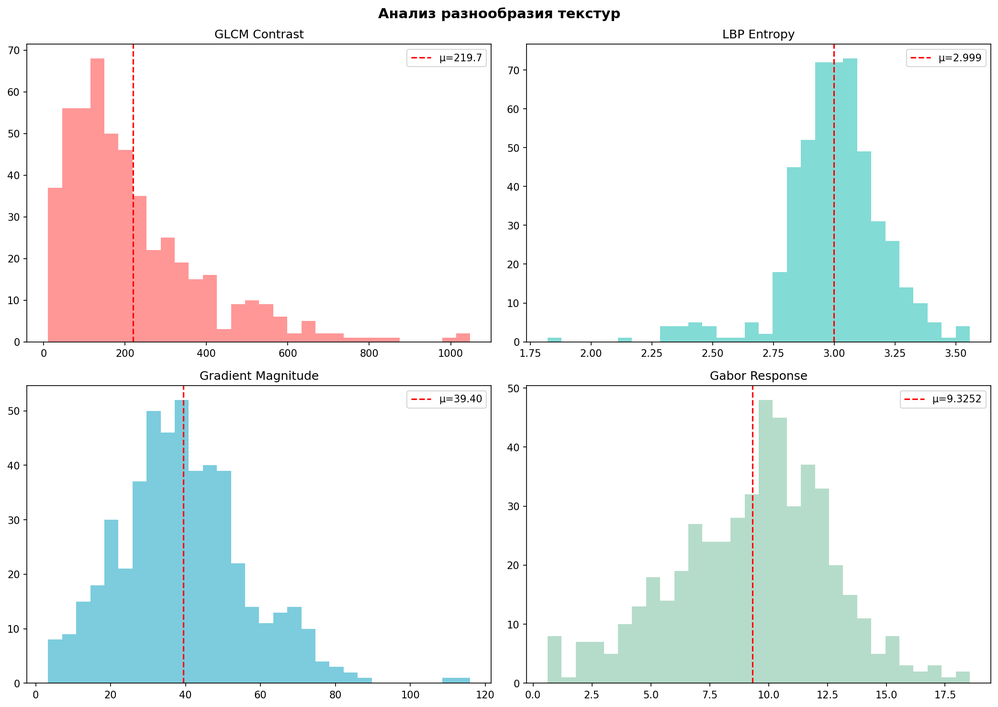
#> input picture analysis/original/reports/02_texture_diversity.png, 998 x 707 px, shrunk from 2085 x 1476 before the run
$ python -i image_utils.py   (imports and definitions only)   (older library calls are emulated)
#> lines starting #> are read from the running program, lines starting #| are printed output that depends on the picture
"""Загрузка и базовые операции с изображениями."""
import cv2
import numpy as np
from pathlib import Path
from typing import List, Tuple, Optional
import logging

logger = logging.getLogger(__name__)


def load_image(path: Path) -> Optional[np.ndarray]:
    """Загрузка изображения RGB."""
    img = cv2.imread(str(path))
    if img is None:
        logger.warning(f"Не удалось загрузить: {path}")
        return None
    return cv2.cvtColor(img, cv2.COLOR_BGR2RGB)


def load_images_batch(paths: List[Path], max_images: Optional[int] = None) -> List[np.ndarray]:
    """Пакетная загрузка изображений."""
    from tqdm import tqdm

    if max_images and max_images < len(paths):
        import random
        paths = random.sample(paths, max_images)

    images = []
    for p in tqdm(paths, desc="Загрузка"):
        img = load_image(p)
        if img is not None:
            images.append(img)

    logger.info(f"Загружено {len(images)} изображений")
    return images


def compute_basic_stats(img: np.ndarray) -> dict:
    """Базовая статистика изображения: среднее, std, min, max по каналам."""
    return {
        'mean': img.mean(axis=(0, 1)),
        'std': img.std(axis=(0, 1)),
        'min': img.min(axis=(0, 1)),
        'max': img.max(axis=(0, 1)),
        'shape': img.shape
    }


def compute_gradient_magnitude(img: np.ndarray) -> np.ndarray:
    """Вычисление магнитуды градиента (Sobel)."""
    gray = cv2.cvtColor(img, cv2.COLOR_RGB2GRAY)
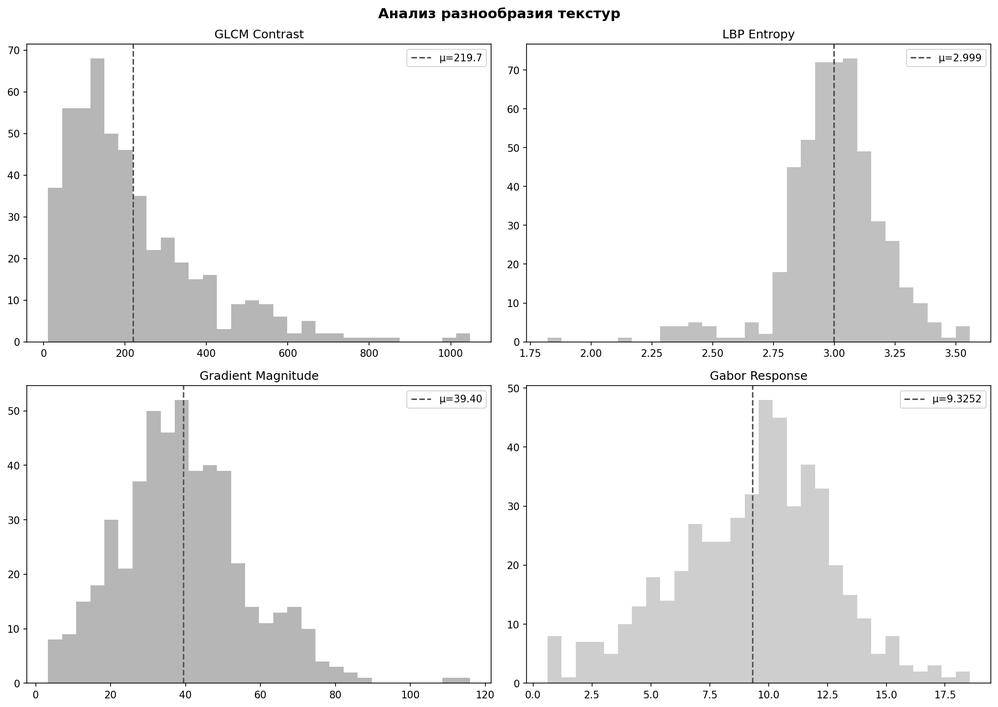
#> gray: shape (707, 998); min 0, max 255, mean 238.7
    gx = cv2.Sobel(gray, cv2.CV_64F, 1, 0, ksize=3)
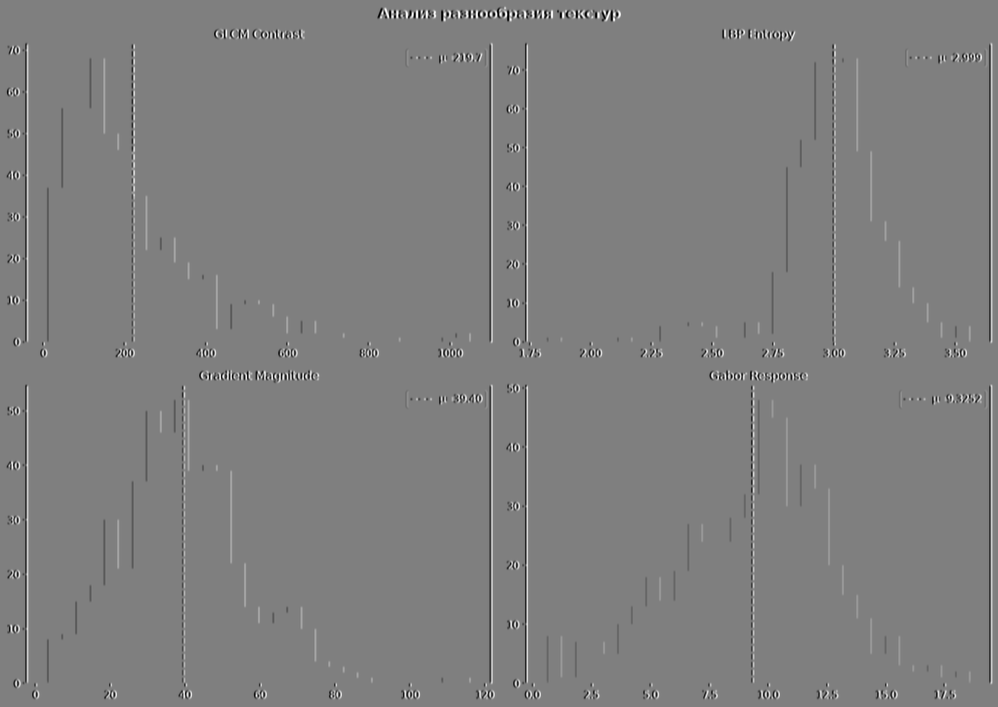
#> gx: shape (707, 998) float64; min -1020, max 1020, mean 0; drawn with min black and max white
    gy = cv2.Sobel(gray, cv2.CV_64F, 0, 1, ksize=3)
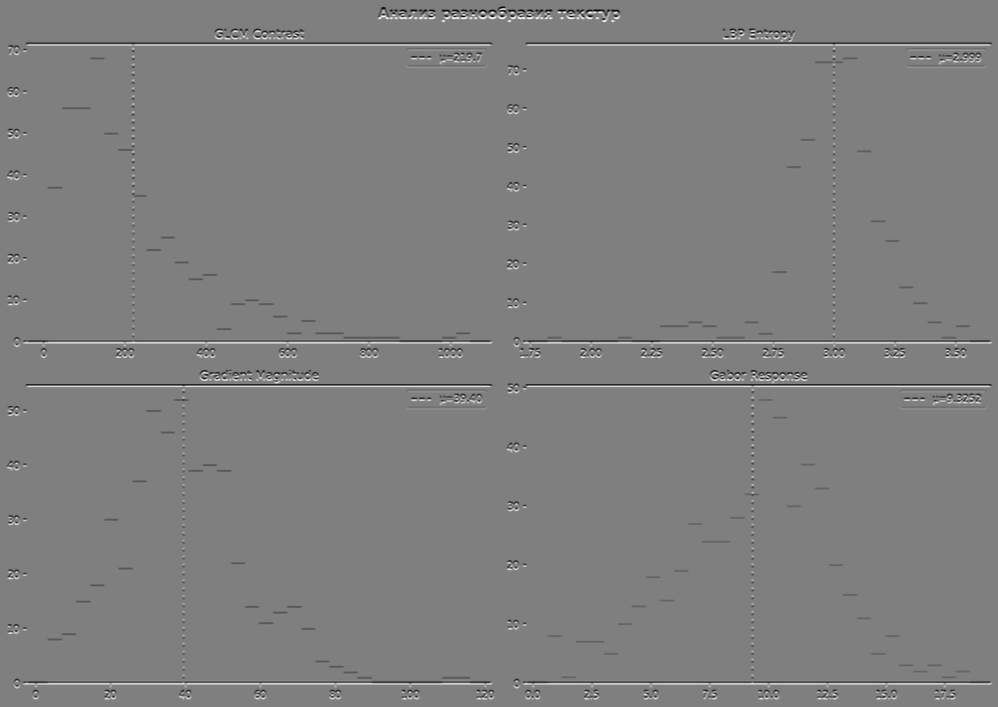
#> gy: shape (707, 998) float64; min -1020, max 1020, mean 0; drawn with min black and max white
    return np.sqrt(gx**2 + gy**2)
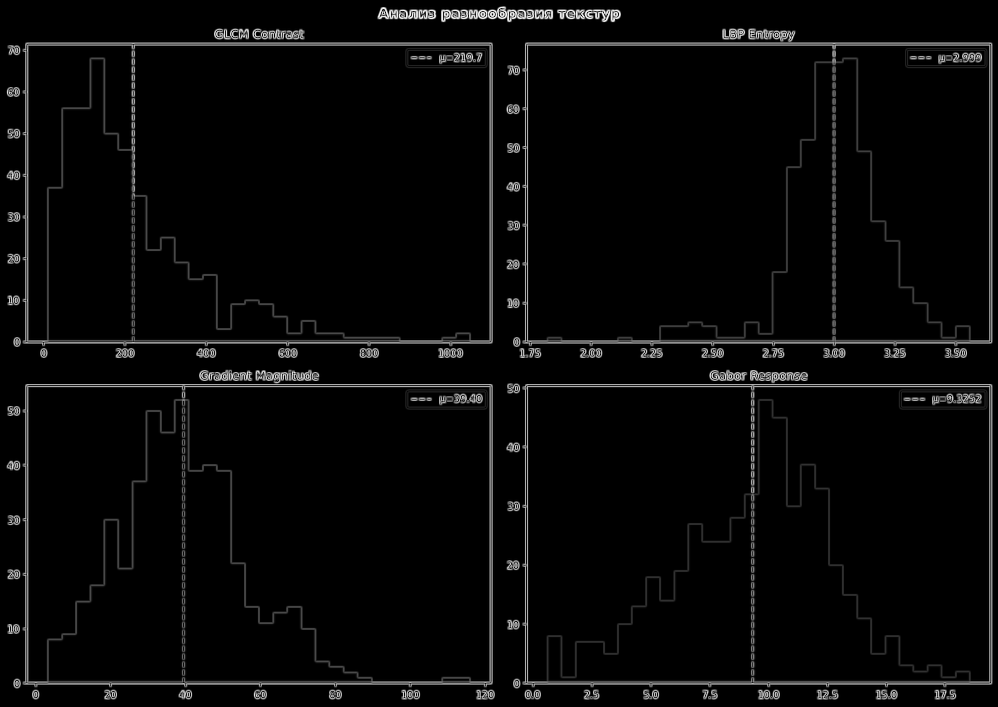
#> returned value: shape (707, 998) float64; min 0, max 1078.3, mean 33.2; drawn with min black and max white

>>> import cv2
>>> picture = cv2.cvtColor(cv2.imread('../reports/02_texture_diversity.png'), cv2.COLOR_BGR2RGB)
>>> result = compute_gradient_magnitude(picture)

$ run again, on analysis/original/reports/03_color_diversity.png
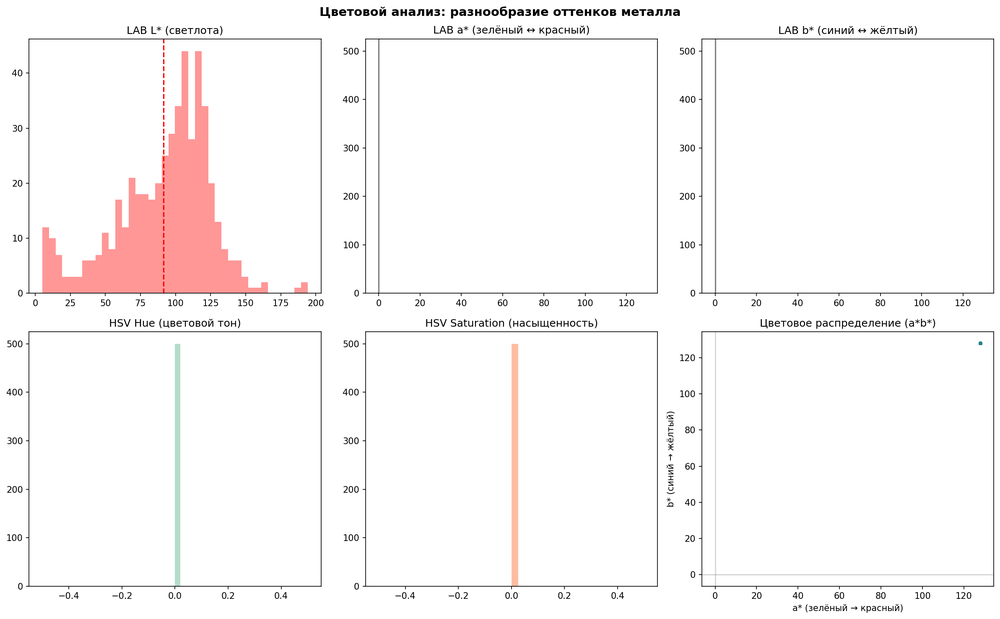
#> input picture analysis/original/reports/03_color_diversity.png, 1000 x 619 px, shrunk from 2385 x 1476 before the run
#> in compute_gradient_magnitude, `gy = cv2.Sobel(gray, cv2.CV_64F, 0, 1, ksize=3)`:
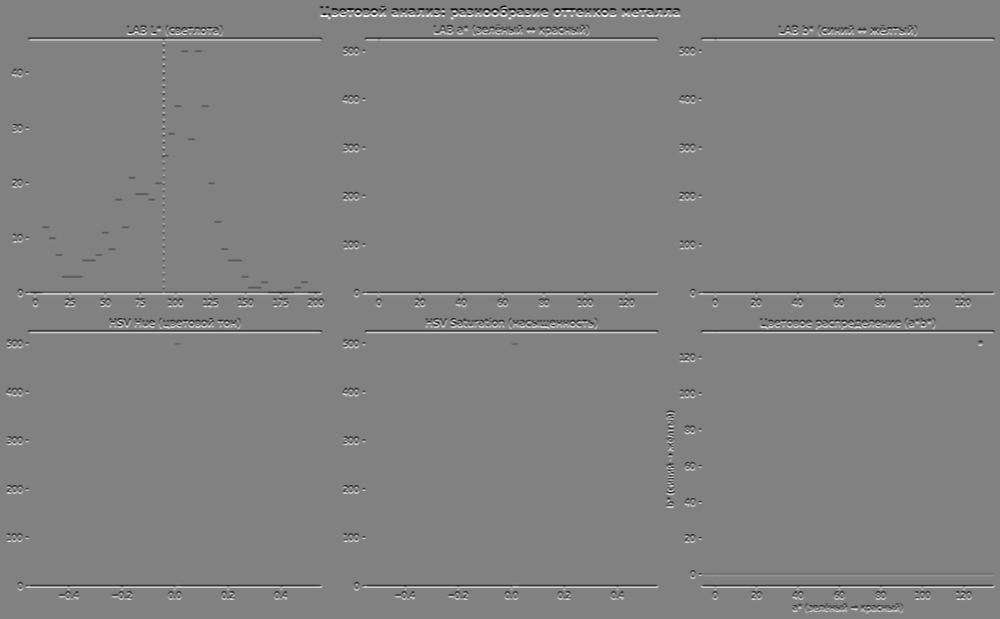
#> gy: shape (619, 1000) float64; min -1017, max 980, mean 0; drawn with min black and max white
#> in compute_gradient_magnitude, `return np.sqrt(gx**2 + gy**2)`:
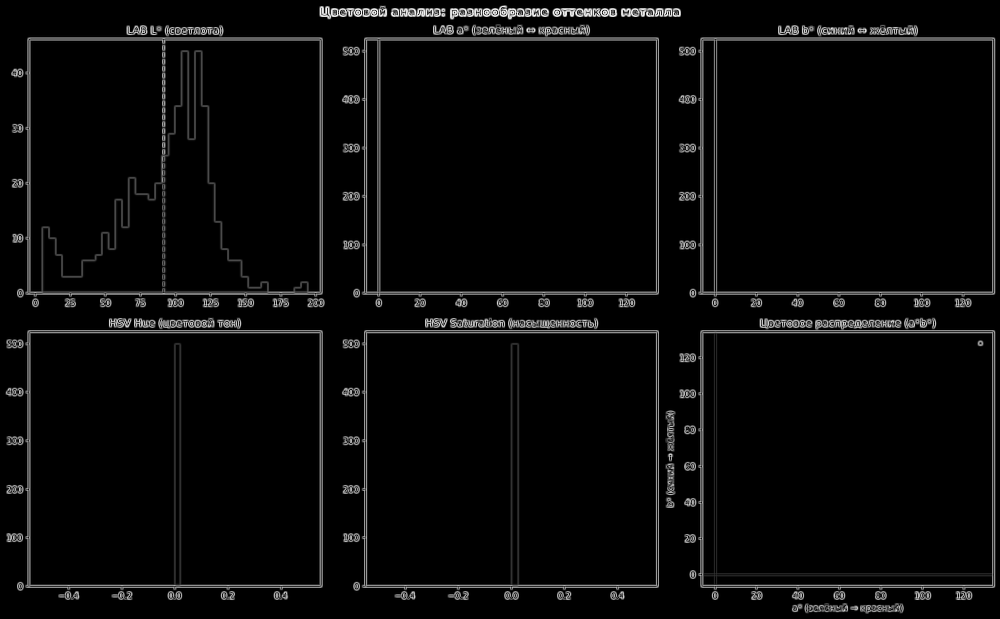
#> returned value: shape (619, 1000) float64; min 0, max 1069, mean 37.1; drawn with min black and max white

$ run again, on analysis/original/reports/04_brightness_analysis.png
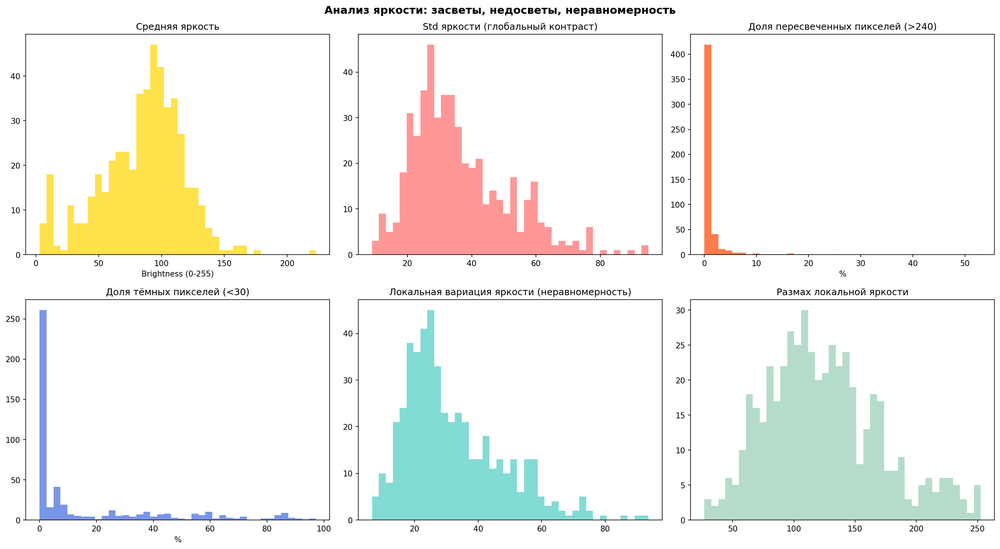
#> input picture analysis/original/reports/04_brightness_analysis.png, 1000 x 549 px, shrunk from 2685 x 1475 before the run
#> in compute_gradient_magnitude, `gy = cv2.Sobel(gray, cv2.CV_64F, 0, 1, ksize=3)`:
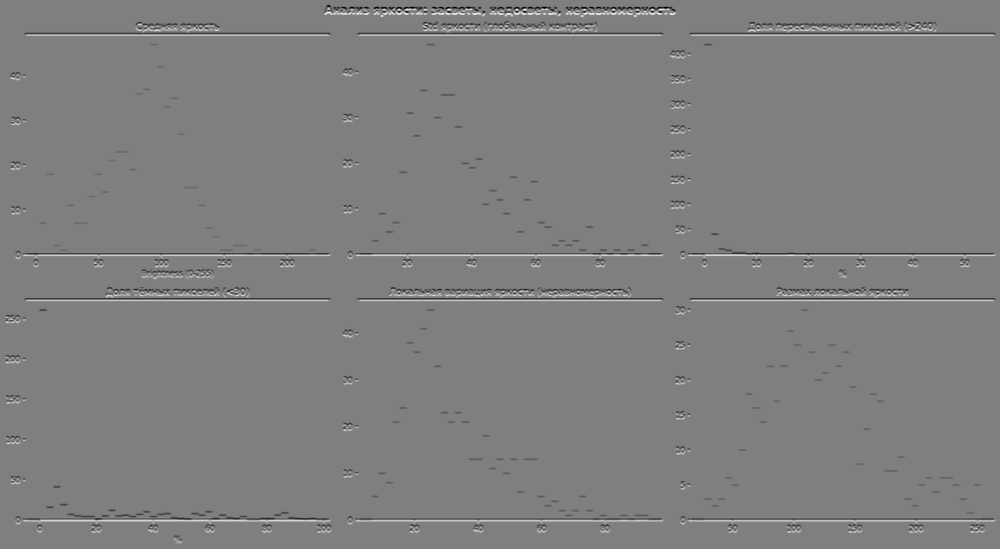
#> gy: shape (549, 1000) float64; min -1020, max 1016, mean 0; drawn with min black and max white
#> in compute_gradient_magnitude, `return np.sqrt(gx**2 + gy**2)`:
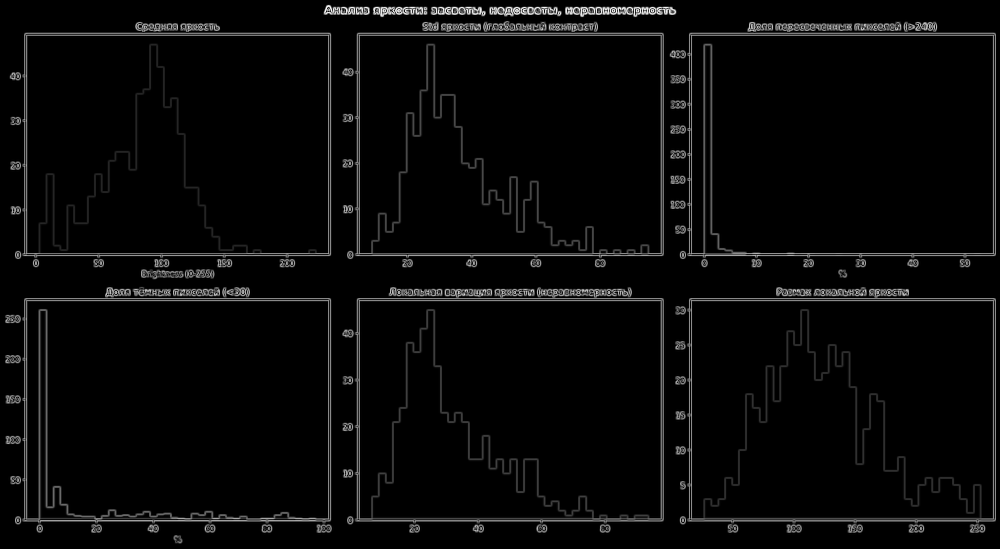
#> returned value: shape (549, 1000) float64; min 0, max 1075.9, mean 35; drawn with min black and max white

$ run again, on analysis/original/reports/05_spectral_analysis.png
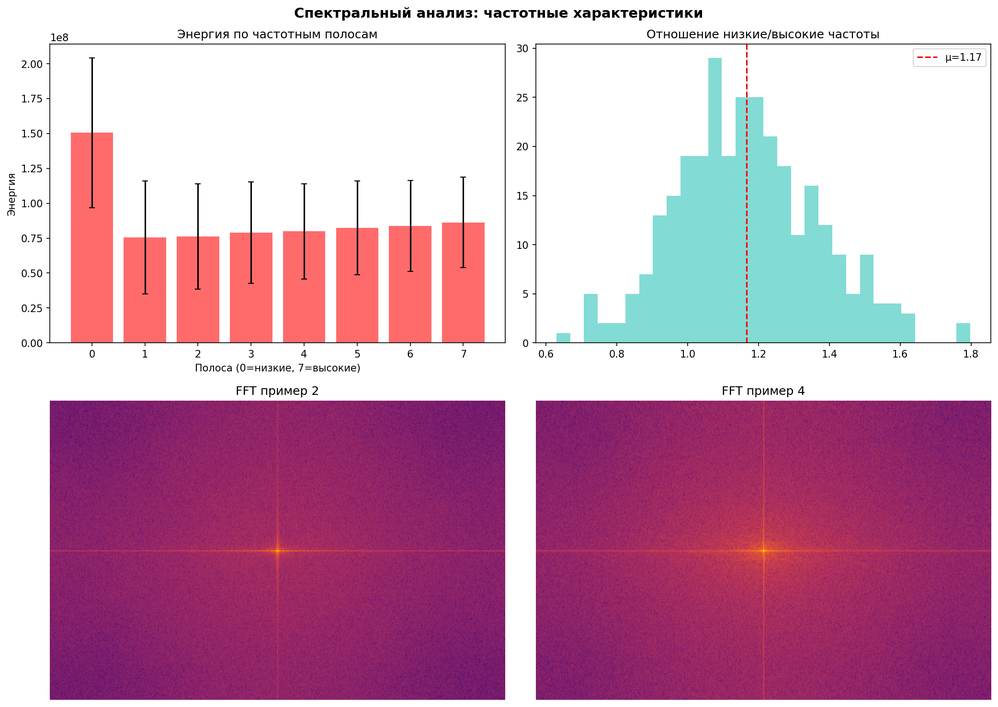
#> input picture analysis/original/reports/05_spectral_analysis.png, 998 x 707 px, shrunk from 2084 x 1477 before the run
#> in compute_gradient_magnitude, `gy = cv2.Sobel(gray, cv2.CV_64F, 0, 1, ksize=3)`:
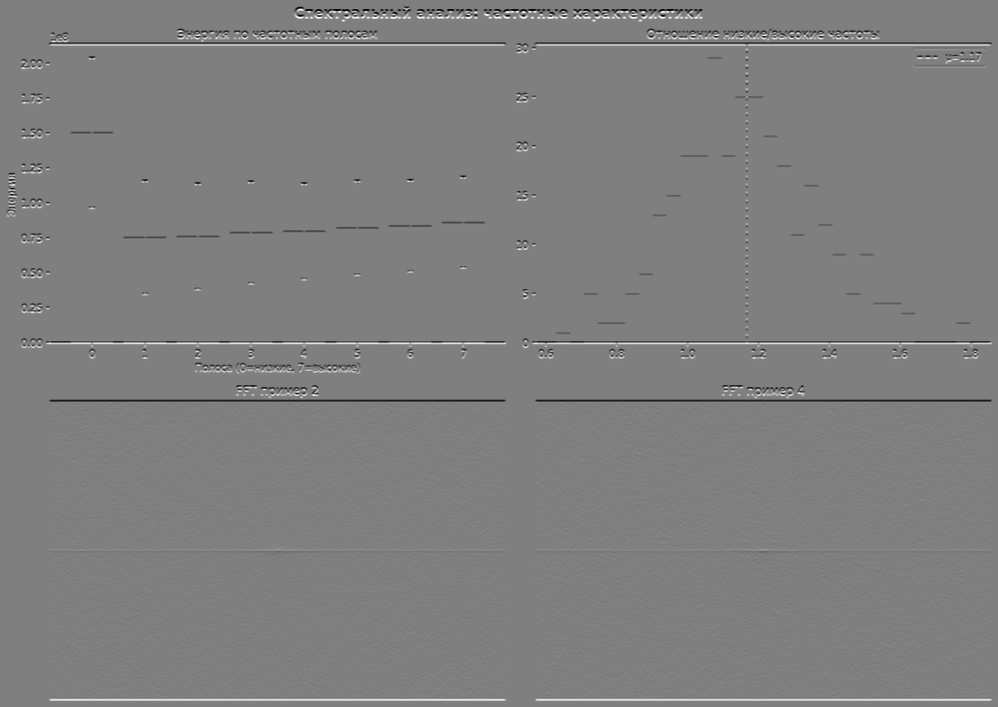
#> gy: shape (707, 998) float64; min -1020, max 1020, mean 0; drawn with min black and max white
#> in compute_gradient_magnitude, `return np.sqrt(gx**2 + gy**2)`:
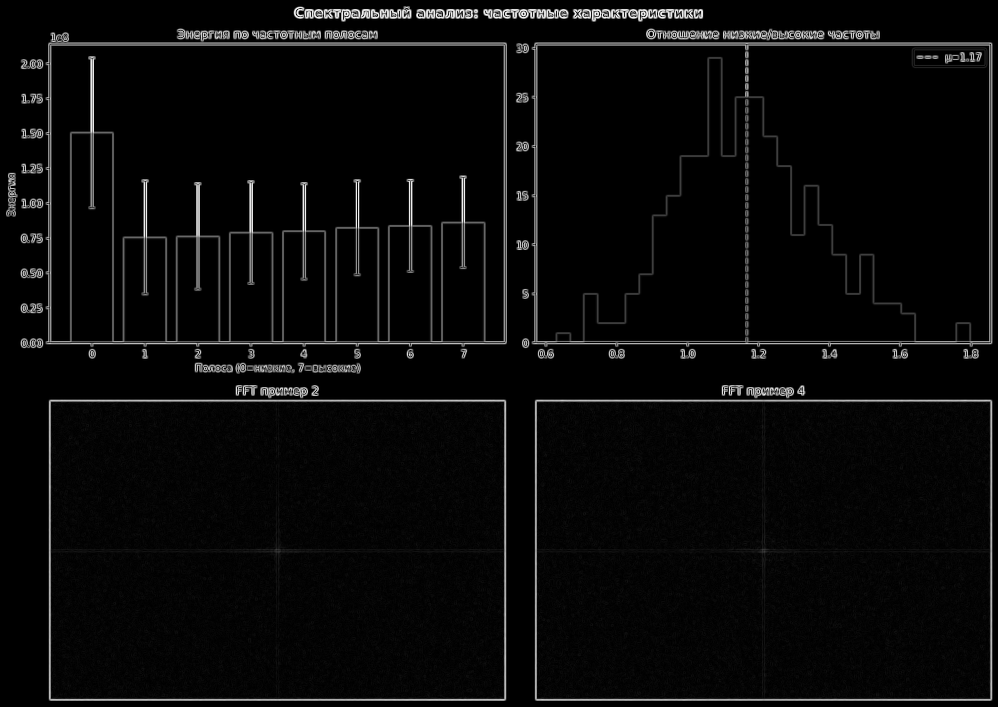
#> returned value: shape (707, 998) float64; min 0, max 1084.8, mean 40.5; drawn with min black and max white
